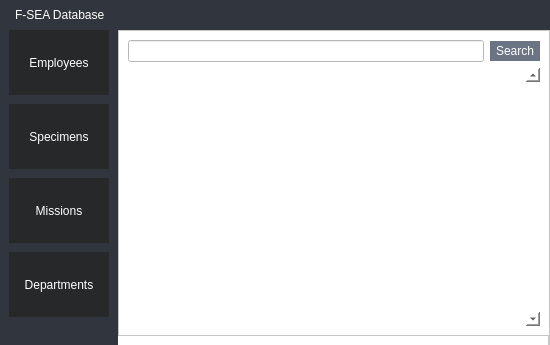
<?xml version="1.0" encoding="UTF-8"?>
<ui version="4.0">
 <class>MainWindow</class>
 <widget class="QMainWindow" name="MainWindow">
  <property name="windowModality">
   <enum>Qt::WindowModal</enum>
  </property>
  <property name="geometry">
   <rect>
    <x>0</x>
    <y>0</y>
    <width>550</width>
    <height>345</height>
   </rect>
  </property>
  <property name="sizePolicy">
   <sizepolicy hsizetype="Preferred" vsizetype="Preferred">
    <horstretch>0</horstretch>
    <verstretch>0</verstretch>
   </sizepolicy>
  </property>
  <property name="minimumSize">
   <size>
    <width>550</width>
    <height>345</height>
   </size>
  </property>
  <property name="windowTitle">
   <string>F-SEA Database</string>
  </property>
  <property name="layoutDirection">
   <enum>Qt::LeftToRight</enum>
  </property>
  <property name="autoFillBackground">
   <bool>false</bool>
  </property>
  <widget class="QWidget" name="centralwidget">
   <property name="enabled">
    <bool>true</bool>
   </property>
   <property name="autoFillBackground">
    <bool>false</bool>
   </property>
   <property name="styleSheet">
    <string notr="true">background-color: white;</string>
   </property>
   <layout class="QGridLayout" name="gridLayout_2">
    <property name="leftMargin">
     <number>0</number>
    </property>
    <property name="topMargin">
     <number>0</number>
    </property>
    <property name="rightMargin">
     <number>0</number>
    </property>
    <property name="bottomMargin">
     <number>0</number>
    </property>
    <property name="spacing">
     <number>0</number>
    </property>
    <item row="0" column="0" colspan="2">
     <widget class="QFrame" name="titlebar">
      <property name="maximumSize">
       <size>
        <width>16777215</width>
        <height>30</height>
       </size>
      </property>
      <property name="layoutDirection">
       <enum>Qt::LeftToRight</enum>
      </property>
      <property name="styleSheet">
       <string notr="true">background-color: #31353D;
color: white;</string>
      </property>
      <property name="frameShape">
       <enum>QFrame::NoFrame</enum>
      </property>
      <layout class="QHBoxLayout" name="horizontalLayout">
       <property name="leftMargin">
        <number>15</number>
       </property>
       <property name="topMargin">
        <number>5</number>
       </property>
       <property name="bottomMargin">
        <number>5</number>
       </property>
       <item>
        <widget class="QLabel" name="title">
         <property name="text">
          <string>F-SEA Database</string>
         </property>
        </widget>
       </item>
       <item>
        <spacer name="titleBarSpacer">
         <property name="orientation">
          <enum>Qt::Horizontal</enum>
         </property>
         <property name="sizeHint" stdset="0">
          <size>
           <width>40</width>
           <height>20</height>
          </size>
         </property>
        </spacer>
       </item>
       <item>
        <widget class="QPushButton" name="minimizeButton">
         <property name="minimumSize">
          <size>
           <width>18</width>
           <height>18</height>
          </size>
         </property>
         <property name="maximumSize">
          <size>
           <width>18</width>
           <height>18</height>
          </size>
         </property>
         <property name="layoutDirection">
          <enum>Qt::LeftToRight</enum>
         </property>
         <property name="styleSheet">
          <string notr="true">QPushButton { color: white;
                                    background-color: #31353D;
                                    border: none; }
                                    QPushButton::pressed { background-color: #111314; }</string>
         </property>
         <property name="text">
          <string/>
         </property>
        </widget>
       </item>
       <item>
        <widget class="QPushButton" name="restoreButton">
         <property name="minimumSize">
          <size>
           <width>18</width>
           <height>18</height>
          </size>
         </property>
         <property name="maximumSize">
          <size>
           <width>18</width>
           <height>18</height>
          </size>
         </property>
         <property name="layoutDirection">
          <enum>Qt::LeftToRight</enum>
         </property>
         <property name="styleSheet">
          <string notr="true">QPushButton { color: white;
                                    background-color: #31353D;
                                    border: none; }
                                    QPushButton::pressed { background-color: #111314; }</string>
         </property>
         <property name="text">
          <string/>
         </property>
        </widget>
       </item>
       <item>
        <widget class="QPushButton" name="exitButton">
         <property name="minimumSize">
          <size>
           <width>18</width>
           <height>18</height>
          </size>
         </property>
         <property name="maximumSize">
          <size>
           <width>18</width>
           <height>18</height>
          </size>
         </property>
         <property name="layoutDirection">
          <enum>Qt::LeftToRight</enum>
         </property>
         <property name="styleSheet">
          <string notr="true">QPushButton { color: white;
                                    background-color: #31353D;
                                    border: none; }
                                    QPushButton::pressed { background-color: #111314; }</string>
         </property>
         <property name="text">
          <string/>
         </property>
        </widget>
       </item>
      </layout>
     </widget>
    </item>
    <item row="1" column="0">
     <widget class="QFrame" name="buttonFrame">
      <property name="sizePolicy">
       <sizepolicy hsizetype="Fixed" vsizetype="Preferred">
        <horstretch>0</horstretch>
        <verstretch>0</verstretch>
       </sizepolicy>
      </property>
      <property name="styleSheet">
       <string notr="true"> background-color: #31353d;</string>
      </property>
      <layout class="QVBoxLayout" name="verticalLayout_4">
       <property name="spacing">
        <number>9</number>
       </property>
       <property name="sizeConstraint">
        <enum>QLayout::SetMinimumSize</enum>
       </property>
       <property name="leftMargin">
        <number>9</number>
       </property>
       <property name="topMargin">
        <number>0</number>
       </property>
       <property name="rightMargin">
        <number>9</number>
       </property>
       <property name="bottomMargin">
        <number>9</number>
       </property>
       <item>
        <widget class="QPushButton" name="employeedbButton">
         <property name="sizePolicy">
          <sizepolicy hsizetype="Minimum" vsizetype="Fixed">
           <horstretch>0</horstretch>
           <verstretch>0</verstretch>
          </sizepolicy>
         </property>
         <property name="minimumSize">
          <size>
           <width>100</width>
           <height>65</height>
          </size>
         </property>
         <property name="styleSheet">
          <string notr="true">QPushButton { color: white;
                                    background-color: #262829;
                                    border: none; }
                                    QPushButton::pressed { background-color: #111314; }</string>
         </property>
         <property name="text">
          <string>Employees</string>
         </property>
        </widget>
       </item>
       <item>
        <widget class="QPushButton" name="specimendbButton">
         <property name="minimumSize">
          <size>
           <width>100</width>
           <height>65</height>
          </size>
         </property>
         <property name="styleSheet">
          <string notr="true">QPushButton { color: white;
                                    background-color: #262829;
                                    border: none; }
                                    QPushButton::pressed { background-color: #111314; }</string>
         </property>
         <property name="text">
          <string>Specimens</string>
         </property>
        </widget>
       </item>
       <item>
        <widget class="QPushButton" name="missiondbButton">
         <property name="minimumSize">
          <size>
           <width>100</width>
           <height>65</height>
          </size>
         </property>
         <property name="styleSheet">
          <string notr="true">QPushButton { color: white;
                                    background-color: #262829;
                                    border: none; }
                                    QPushButton::pressed { background-color: #111314; }</string>
         </property>
         <property name="text">
          <string>Missions</string>
         </property>
        </widget>
       </item>
       <item>
        <widget class="QPushButton" name="departmentdbButton">
         <property name="sizePolicy">
          <sizepolicy hsizetype="Minimum" vsizetype="Fixed">
           <horstretch>0</horstretch>
           <verstretch>0</verstretch>
          </sizepolicy>
         </property>
         <property name="minimumSize">
          <size>
           <width>100</width>
           <height>65</height>
          </size>
         </property>
         <property name="styleSheet">
          <string notr="true">QPushButton { color: white;
                                    background-color: #262829;
                                    border: none; }
                                    QPushButton::pressed { background-color: #111314; }</string>
         </property>
         <property name="text">
          <string>Departments</string>
         </property>
        </widget>
       </item>
      </layout>
     </widget>
    </item>
    <item row="1" column="1" rowspan="2">
     <widget class="QFrame" name="searchFrame">
      <property name="styleSheet">
       <string notr="true">background-color: rgb(255, 255, 255);</string>
      </property>
      <property name="frameShape">
       <enum>QFrame::StyledPanel</enum>
      </property>
      <property name="frameShadow">
       <enum>QFrame::Raised</enum>
      </property>
      <layout class="QGridLayout" name="gridLayout">
       <item row="0" column="0">
        <widget class="QLineEdit" name="searchBar"/>
       </item>
       <item row="0" column="1" colspan="2">
        <widget class="QPushButton" name="searchButton">
         <property name="minimumSize">
          <size>
           <width>50</width>
           <height>20</height>
          </size>
         </property>
         <property name="styleSheet">
          <string notr="true">QPushButton { color: white;
                                    background-color: rgb(107, 116, 130);
                                    border: none; }
                                    QPushButton::pressed { background-color: #262829; }</string>
         </property>
         <property name="text">
          <string>Search</string>
         </property>
        </widget>
       </item>
       <item row="1" column="0" colspan="3">
        <widget class="QScrollArea" name="scrollArea">
         <property name="styleSheet">
          <string notr="true"/>
         </property>
         <property name="frameShape">
          <enum>QFrame::NoFrame</enum>
         </property>
         <property name="verticalScrollBarPolicy">
          <enum>Qt::ScrollBarAlwaysOn</enum>
         </property>
         <property name="widgetResizable">
          <bool>true</bool>
         </property>
         <widget class="QWidget" name="scrollAreaWidgetContents">
          <property name="geometry">
           <rect>
            <x>0</x>
            <y>0</y>
            <width>395</width>
            <height>260</height>
           </rect>
          </property>
         </widget>
        </widget>
       </item>
      </layout>
     </widget>
    </item>
    <item row="2" column="0" rowspan="2">
     <widget class="QFrame" name="buttonSpacerFrame">
      <property name="enabled">
       <bool>true</bool>
      </property>
      <property name="styleSheet">
       <string notr="true"> background-color: #31353d;</string>
      </property>
      <layout class="QVBoxLayout" name="verticalLayout">
       <property name="sizeConstraint">
        <enum>QLayout::SetDefaultConstraint</enum>
       </property>
       <property name="bottomMargin">
        <number>0</number>
       </property>
       <item>
        <spacer name="spacer">
         <property name="orientation">
          <enum>Qt::Vertical</enum>
         </property>
         <property name="sizeType">
          <enum>QSizePolicy::Fixed</enum>
         </property>
         <property name="sizeHint" stdset="0">
          <size>
           <width>1</width>
           <height>1</height>
          </size>
         </property>
        </spacer>
       </item>
      </layout>
     </widget>
    </item>
    <item row="3" column="1" alignment="Qt::AlignRight">
     <widget class="QFrame" name="footer">
      <property name="maximumSize">
       <size>
        <width>16777215</width>
        <height>20</height>
       </size>
      </property>
      <property name="styleSheet">
       <string notr="true">background-color: white;</string>
      </property>
      <property name="frameShape">
       <enum>QFrame::StyledPanel</enum>
      </property>
      <property name="frameShadow">
       <enum>QFrame::Raised</enum>
      </property>
      <layout class="QHBoxLayout" name="horizontalLayout_2">
       <property name="spacing">
        <number>0</number>
       </property>
       <property name="leftMargin">
        <number>0</number>
       </property>
       <property name="topMargin">
        <number>0</number>
       </property>
       <property name="rightMargin">
        <number>0</number>
       </property>
       <property name="bottomMargin">
        <number>0</number>
       </property>
       <item>
        <widget class="QFrame" name="sizeGrip">
         <property name="maximumSize">
          <size>
           <width>20</width>
           <height>20</height>
          </size>
         </property>
         <property name="styleSheet">
          <string notr="true">background-color: rgb(255, 85, 0);</string>
         </property>
         <property name="frameShape">
          <enum>QFrame::StyledPanel</enum>
         </property>
         <property name="frameShadow">
          <enum>QFrame::Raised</enum>
         </property>
        </widget>
       </item>
      </layout>
     </widget>
    </item>
   </layout>
  </widget>
 </widget>
 <resources/>
 <connections/>
</ui>
